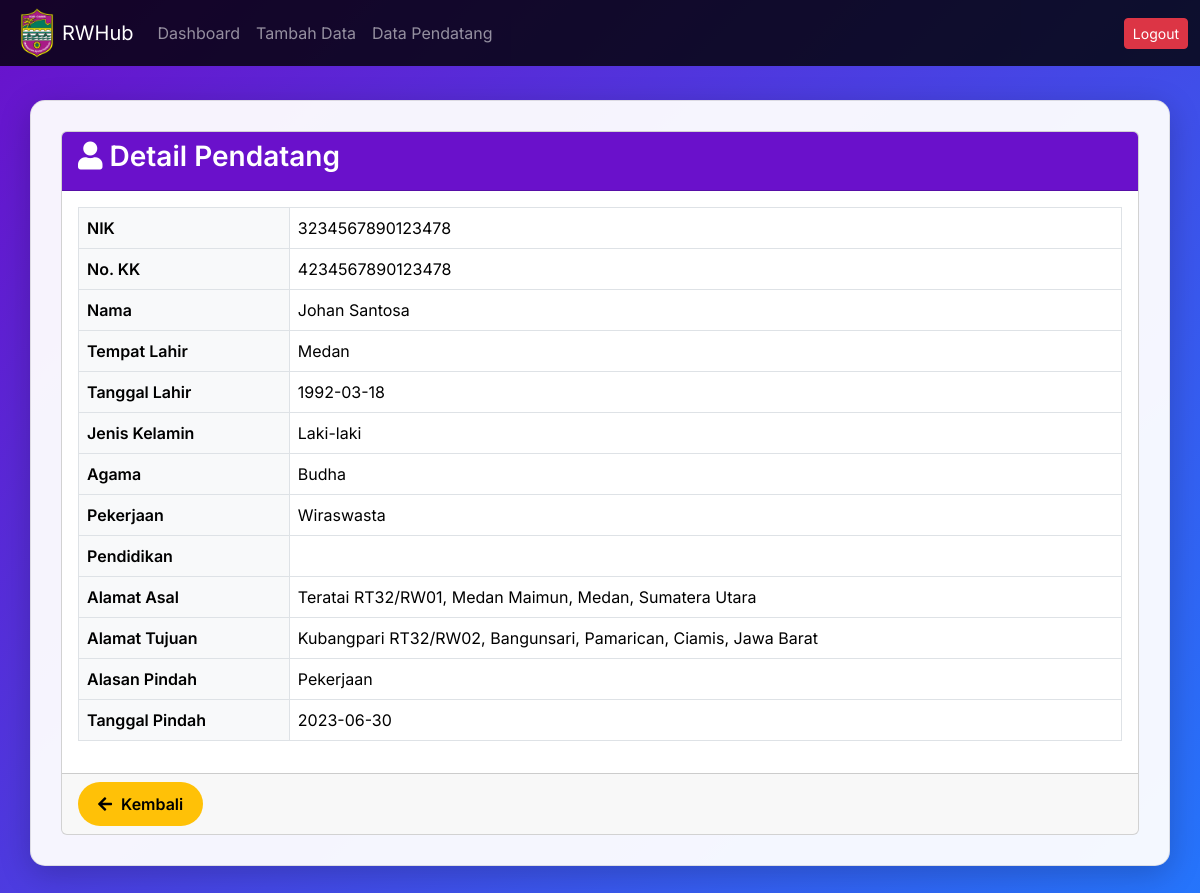
Page /detail_pendatang.php?nik=3234567890123478 on the committed database.
### tables this page shows
CREATE TABLE `warga_pendatang` (
  `nik` varchar(16) NOT NULL,
  `no_kk` varchar(16) DEFAULT NULL,
  `nama` varchar(25) DEFAULT NULL,
  `tempat_lahir` text DEFAULT NULL,
  `tanggal_lahir` date DEFAULT NULL,
  `jenis_kelamin` enum('Perempuan','Laki-laki') DEFAULT NULL,
  `agama` varchar(15) NOT NULL,
  `pekerjaan` enum('Tidak Bekerja','Pelajar','Mahasiswa','Wiraswasta','Wirausaha','PNS','Guru','Buruh','Lainnya') DEFAULT NULL,
  `pendidikan` enum('Tidak/Belum Sekolah','Belum Tamat SD/Sederajat','Tamat SD/Sederajat','SLTP/Sederajat','SLTA/Sederajat','Diploma I/II','Akademi/Diploma III/S.Muda','Diploma IV/Strata I','Strata II','Strata III') DEFAULT NULL,
  `alamat_asal` text DEFAULT NULL,
  `alamat_tujuan` text DEFAULT NULL,
  `alasan_pindah` enum('Pekerjaan','Pendidikan','Keamanan','Kesehatan','Perumahan','Keluarga','Lainnya') DEFAULT NULL,
  `tanggal_pindah` date DEFAULT NULL
);

### detail_pendatang.php (the view, shortened to what this page needs)
<?php
include 'db_connect.php';
if (isset($_GET['nik'])) {
    $nik = $_GET['nik'];
    $query = "SELECT * FROM warga_pendatang WHERE nik = ?";
    $stmt = $conn->prepare($query);
    $stmt->bind_param("s", $nik);
    $stmt->execute();
    $result = $stmt->get_result();
    $data = $result->fetch_assoc();
} else {
    $error_message = "NIK tidak disediakan.";
}
?>
<!DOCTYPE html>
<html lang="id">
<head>
    <link href="https://cdn.jsdelivr.net/npm/bootstrap@5.3.0-alpha3/dist/css/bootstrap.min.css" rel="stylesheet">
    <link href="https://cdnjs.cloudflare.com/ajax/libs/font-awesome/5.15.4/css/all.min.css" rel="stylesheet">
</head>
<body>
<nav class="navbar navbar-expand-lg navbar-dark fixed-top">
    <div class="container-fluid">
        <img src="images\logo.png" width="50px">
        <a class="navbar-brand" href="#">RWHub</a>
        <div class="collapse navbar-collapse justify-content-end" id="navbarNav">
            <ul class="navbar-nav me-auto mb-2 mb-lg-0">
                <li class="nav-item">
                    <a class="nav-link" href="dashboard.php">Dashboard</a>
                </li>
                <li class="nav-item">
                    <a class="nav-link" href="tambah_pendatang.php">Tambah Data</a>
                </li>
                <li class="nav-item">
                    <a class="nav-link" href="lihat_pendatang.php">Data Pendatang</a>
                </li>
            </ul>
            <a href="logout.php" class="btn btn-danger btn-sm">Logout</a>
        </div>
    </div>
</nav>
<div class="container container-main">
    <div class="card">
        <div class="card-header">
            <h3 class="card-title">
                <i class="fa fa-user"></i> Detail Pendatang
            </h3>
        </div>
        <div class="card-body">
            <?php if (isset($error_message)): ?>
                <div class="alert alert-danger">
                    <?php echo htmlspecialchars($error_message); ?>
                </div>
            <?php elseif ($data): ?>
                <table class="table table-bordered">
                    <tbody>
                        <tr>
                            <th scope="row">NIK</th>
                            <td><?php echo htmlspecialchars($data['nik']); ?></td>
                        </tr>
                        <tr>
                            <th scope="row">No. KK</th>
                            <td><?php echo htmlspecialchars($data['no_kk']); ?></td>
                        </tr>
                        <tr>
                            <th scope="row">Nama</th>
                            <td><?php echo htmlspecialchars($data['nama']); ?></td>
                        </tr>
                        <tr>
                            <th scope="row">Tempat Lahir</th>
                            <td><?php echo htmlspecialchars($data['tempat_lahir']); ?></td>
                        </tr>
                        <tr>
                            <th scope="row">Tanggal Lahir</th>
                            <td><?php echo htmlspecialchars($data['tanggal_lahir']); ?></td>
                        </tr>
                        <tr>
                            <th scope="row">Jenis Kelamin</th>
                            <td><?php echo htmlspecialchars($data['jenis_kelamin']); ?></td>
                        </tr>
                        <tr>
                            <th scope="row">Agama</th>
                            <td><?php echo htmlspecialchars($data['agama']); ?></td>
                        </tr>
                        <tr>
                            <th scope="row">Pekerjaan</th>
                            <td><?php echo htmlspecialchars($data['pekerjaan']); ?></td>
                        </tr>
                        <tr>
                            <th scope="row">Pendidikan</th>
                            <td><?php echo htmlspecialchars($data['pendidikan']); ?></td>
                        </tr>
                        <tr>
                            <th scope="row">Alamat Asal</th>
                            <td><?php echo nl2br(htmlspecialchars($data['alamat_asal'])); ?></td>
                        </tr>
                        <tr>
                            <th scope="row">Alamat Tujuan</th>
                            <td><?php echo nl2br(htmlspecialchars($data['alamat_tujuan'])); ?></td>
                        </tr>
                        <tr>
                            <th scope="row">Alasan Pindah</th>
                            <td><?php echo htmlspecialchars($data['alasan_pindah']); ?></td>
                        </tr>
                        <tr>
                            <th scope="row">Tanggal Pindah</th>
                            <td><?php echo htmlspecialchars($data['tanggal_pindah']); ?></td>
                        </tr>
                    </tbody>
                </table>
            <?php endif; ?>
        </div>
        <div class="card-footer">
            <a href="lihat_pendatang.php" class="btn btn-custom-back">
                <i class="fa fa-arrow-left btn-back-icon"></i> Kembali
            </a>
        </div>
    </div>
</div>
</body>
</html>

### detail_pendatang.php (style rules this page uses)
body { font-family: 'Inter', sans-serif; background: linear-gradient(135deg, #6a11cb 0%, #2575fc 100%); min-height: 100vh; color: #000000; }
.navbar { background: rgba(0, 0, 0, 0.8) !important; }
.container-main { background: rgba(255, 255, 255, 0.95); padding: 30px; border-radius: 15px; box-shadow: 0 8px 32px 0 rgba(0, 0, 0, 0.2); border: 1px solid rgba(0, 0, 0, 0.1); margin-top: 100px; margin-bottom: 40px; color: #000000; }
.card-header { background: #6a11cb !important; border-radius: 15px 15px 0 0; color: #ffffff; }
.card-title { font-weight: 600; color: #ffffff; }
.table th { background-color: #f8f9fa; color: #000000; font-weight: 600; }
.table td { vertical-align: middle; color: #000000; }
.btn-custom-back { background-color: #ffc107; color: #000000; border: none; border-radius: 50px; padding: 10px 20px; transition: all 0.3s ease; font-weight: 600; }
.btn-back-icon { margin-right: 5px; }

### rows in the picture
warga_pendatang: nik "3234567890123478", no_kk "4234567890123478", nama "Johan Santosa", tempat_lahir "Medan", tanggal_lahir "1992-03-18", jenis_kelamin "Laki-laki", agama "Budha", pekerjaan "Wiraswasta", alamat_asal "Teratai RT32/RW01, Medan Maimun, Medan, Sumatera Utara", alamat_tujuan "Kubangpari RT32/RW02, Bangunsari, Pamarican, Ciamis, Jawa Barat", alasan_pindah "Pekerjaan", tanggal_pindah "2023-06-30"
